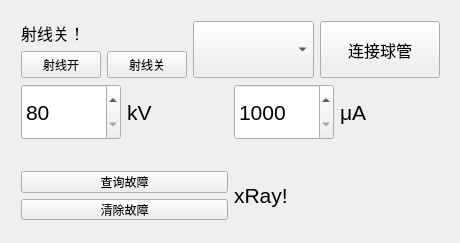
<?xml version="1.0" encoding="UTF-8"?>
<ui version="4.0">
 <class>TubeWidgetClass</class>
 <widget class="QWidget" name="TubeWidgetClass">
  <property name="geometry">
   <rect>
    <x>0</x>
    <y>0</y>
    <width>460</width>
    <height>243</height>
   </rect>
  </property>
  <property name="windowTitle">
   <string>TubeWidget</string>
  </property>
  <widget class="QWidget" name="layoutWidget">
   <property name="geometry">
    <rect>
     <x>10</x>
     <y>10</y>
     <width>441</width>
     <height>141</height>
    </rect>
   </property>
   <layout class="QVBoxLayout" name="verticalLayout">
    <item>
     <layout class="QHBoxLayout" name="horizontalLayout">
      <item>
       <layout class="QVBoxLayout" name="verticalLayout_3">
        <item>
         <widget class="QLabel" name="labelXray">
          <property name="sizePolicy">
           <sizepolicy hsizetype="Preferred" vsizetype="Fixed">
            <horstretch>0</horstretch>
            <verstretch>0</verstretch>
           </sizepolicy>
          </property>
          <property name="font">
           <font>
            <family>Agency FB</family>
            <pointsize>12</pointsize>
           </font>
          </property>
          <property name="text">
           <string>射线关！</string>
          </property>
         </widget>
        </item>
        <item>
         <layout class="QHBoxLayout" name="horizontalLayout_4">
          <item>
           <widget class="QPushButton" name="btnXrayOn">
            <property name="sizePolicy">
             <sizepolicy hsizetype="Minimum" vsizetype="Preferred">
              <horstretch>0</horstretch>
              <verstretch>0</verstretch>
             </sizepolicy>
            </property>
            <property name="text">
             <string>射线开</string>
            </property>
           </widget>
          </item>
          <item>
           <widget class="QPushButton" name="btnXrayOff">
            <property name="sizePolicy">
             <sizepolicy hsizetype="Minimum" vsizetype="Preferred">
              <horstretch>0</horstretch>
              <verstretch>0</verstretch>
             </sizepolicy>
            </property>
            <property name="text">
             <string>射线关</string>
            </property>
           </widget>
          </item>
         </layout>
        </item>
       </layout>
      </item>
      <item>
       <widget class="QComboBox" name="comboBoxConnect">
        <property name="sizePolicy">
         <sizepolicy hsizetype="Preferred" vsizetype="Preferred">
          <horstretch>0</horstretch>
          <verstretch>0</verstretch>
         </sizepolicy>
        </property>
       </widget>
      </item>
      <item>
       <widget class="QPushButton" name="btnConnectTube">
        <property name="sizePolicy">
         <sizepolicy hsizetype="Minimum" vsizetype="Preferred">
          <horstretch>0</horstretch>
          <verstretch>0</verstretch>
         </sizepolicy>
        </property>
        <property name="font">
         <font>
          <pointsize>12</pointsize>
         </font>
        </property>
        <property name="text">
         <string>连接球管</string>
        </property>
       </widget>
      </item>
     </layout>
    </item>
    <item>
     <layout class="QHBoxLayout" name="horizontalLayout_2">
      <item>
       <widget class="QSpinBox" name="spinBoxSetV">
        <property name="sizePolicy">
         <sizepolicy hsizetype="Minimum" vsizetype="Preferred">
          <horstretch>0</horstretch>
          <verstretch>0</verstretch>
         </sizepolicy>
        </property>
        <property name="font">
         <font>
          <pointsize>16</pointsize>
         </font>
        </property>
        <property name="minimum">
         <number>80</number>
        </property>
        <property name="maximum">
         <number>160</number>
        </property>
        <property name="singleStep">
         <number>5</number>
        </property>
       </widget>
      </item>
      <item>
       <widget class="QLabel" name="label">
        <property name="sizePolicy">
         <sizepolicy hsizetype="Preferred" vsizetype="Preferred">
          <horstretch>0</horstretch>
          <verstretch>0</verstretch>
         </sizepolicy>
        </property>
        <property name="font">
         <font>
          <pointsize>16</pointsize>
         </font>
        </property>
        <property name="text">
         <string>kV</string>
        </property>
       </widget>
      </item>
      <item>
       <widget class="QSpinBox" name="spinBoxSetI">
        <property name="sizePolicy">
         <sizepolicy hsizetype="Minimum" vsizetype="Preferred">
          <horstretch>0</horstretch>
          <verstretch>0</verstretch>
         </sizepolicy>
        </property>
        <property name="font">
         <font>
          <pointsize>16</pointsize>
         </font>
        </property>
        <property name="minimum">
         <number>1000</number>
        </property>
        <property name="maximum">
         <number>3000</number>
        </property>
        <property name="singleStep">
         <number>100</number>
        </property>
       </widget>
      </item>
      <item>
       <widget class="QLabel" name="label_2">
        <property name="sizePolicy">
         <sizepolicy hsizetype="Preferred" vsizetype="Preferred">
          <horstretch>0</horstretch>
          <verstretch>0</verstretch>
         </sizepolicy>
        </property>
        <property name="font">
         <font>
          <pointsize>16</pointsize>
         </font>
        </property>
        <property name="text">
         <string>μA</string>
        </property>
       </widget>
      </item>
     </layout>
    </item>
   </layout>
  </widget>
  <widget class="QWidget" name="layoutWidget">
   <property name="geometry">
    <rect>
     <x>10</x>
     <y>160</y>
     <width>441</width>
     <height>71</height>
    </rect>
   </property>
   <layout class="QHBoxLayout" name="horizontalLayout_3">
    <item>
     <layout class="QGridLayout" name="gridLayout">
      <item row="0" column="0">
       <widget class="QPushButton" name="btnGetErr">
        <property name="sizePolicy">
         <sizepolicy hsizetype="Minimum" vsizetype="Preferred">
          <horstretch>0</horstretch>
          <verstretch>0</verstretch>
         </sizepolicy>
        </property>
        <property name="text">
         <string>查询故障</string>
        </property>
       </widget>
      </item>
      <item row="1" column="0">
       <widget class="QPushButton" name="btnClearErr">
        <property name="sizePolicy">
         <sizepolicy hsizetype="Minimum" vsizetype="Preferred">
          <horstretch>0</horstretch>
          <verstretch>0</verstretch>
         </sizepolicy>
        </property>
        <property name="text">
         <string>清除故障</string>
        </property>
       </widget>
      </item>
     </layout>
    </item>
    <item>
     <layout class="QVBoxLayout" name="verticalLayout_2">
      <item>
       <widget class="QLabel" name="labelStatus">
        <property name="sizePolicy">
         <sizepolicy hsizetype="Preferred" vsizetype="Preferred">
          <horstretch>0</horstretch>
          <verstretch>0</verstretch>
         </sizepolicy>
        </property>
        <property name="font">
         <font>
          <pointsize>16</pointsize>
         </font>
        </property>
        <property name="text">
         <string>xRay!</string>
        </property>
       </widget>
      </item>
     </layout>
    </item>
   </layout>
  </widget>
 </widget>
 <layoutdefault spacing="6" margin="11"/>
 <resources>
  <include location="TubeWidget.qrc"/>
 </resources>
 <connections/>
</ui>
